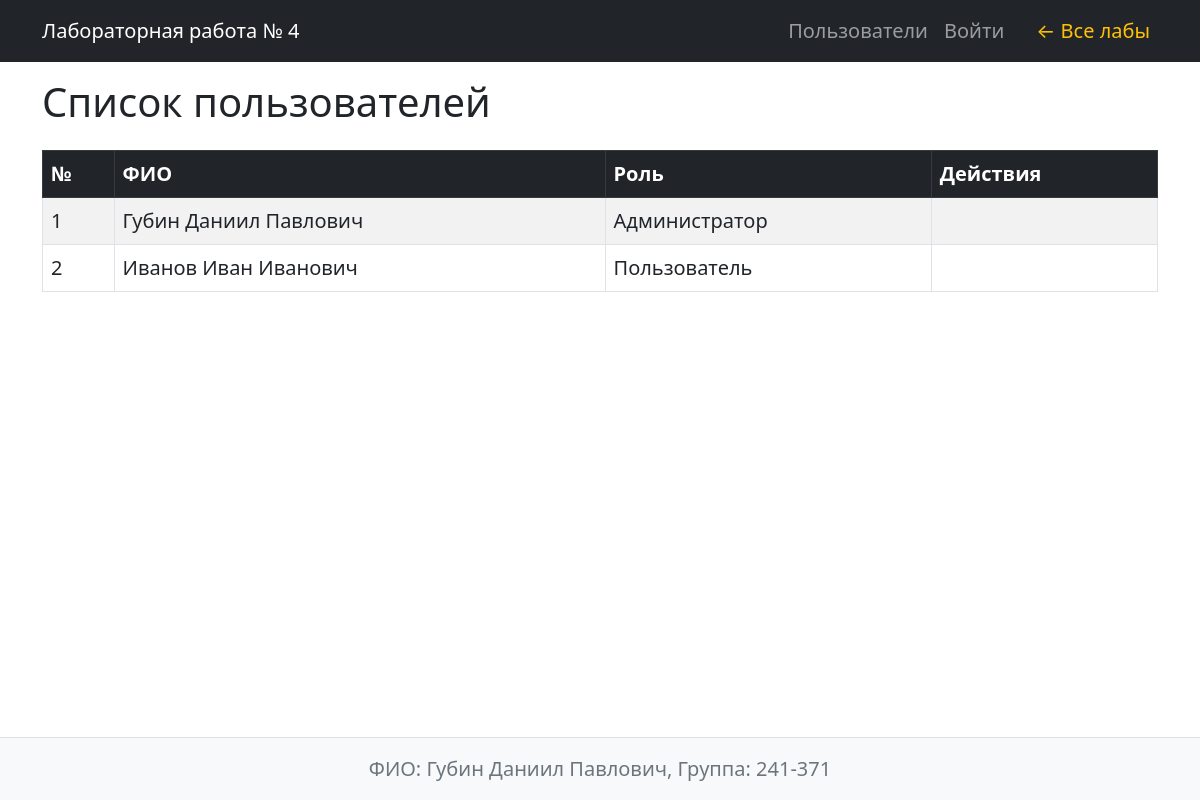
Screenshot of /lab4/ with the database file from the repository.
### models.py (models this page shows, shortened)
class User(UserMixin, db.Model):
    __tablename__ = 'users'
    id = db.Column(db.Integer, primary_key=True)
    login = db.Column(db.String(100), unique=True, nullable=False)
    password_hash = db.Column(db.String(256), nullable=False)
    surname = db.Column(db.String(100), nullable=True)
    first_name = db.Column(db.String(100), nullable=False)
    patronymic = db.Column(db.String(100), nullable=True)
    role_id = db.Column(db.Integer, db.ForeignKey('roles.id', ondelete='SET NULL'), nullable=True)
    created_at = db.Column(db.DateTime, default=datetime.utcnow, nullable=False)
    role = db.relationship('Role', back_populates='users')
    @property
    def full_name(self):
        parts = [self.surname, self.first_name, self.patronymic]
        return ' '.join(p for p in parts if p)

class Role(db.Model):
    __tablename__ = 'roles'
    id = db.Column(db.Integer, primary_key=True)
    name = db.Column(db.String(100), unique=True, nullable=False)
    description = db.Column(db.Text, nullable=True)
    users = db.relationship('User', back_populates='role')

### lab4.py (the view)
@lab4_bp.route('/')
def index():
    users = User.query.order_by(User.id).all()
    return render_template('lab4/index.html', users=users)

### lab4.py (called while the page is built)
@lab4_bp.context_processor
def lab4_context():
    def can_create_user():
        return user_has_right(current_user, CREATE_USER)
    def can_view_user(target):
        return user_has_right(current_user, VIEW_USER, target)
    def can_edit_user(target):
        return user_has_right(current_user, EDIT_USER, target)
    def can_delete_user(target):
        return user_has_right(current_user, DELETE_USER, target)
    def can_view_visit_log():
        return user_has_right(current_user, VIEW_VISIT_LOG)
    return {
        'can_create_user': can_create_user,
        'can_view_user': can_view_user,
        'can_edit_user': can_edit_user,
        'can_delete_user': can_delete_user,
        'can_view_visit_log': can_view_visit_log,
    }

### visit_logging.py (called while the page is built, shortened)
def register_visit_logging(app):
    @app.before_request
    def log_visit():
        if request.method != 'GET':
            return
        if request.path == '/favicon.ico':
            return
        if request.endpoint and request.endpoint.startswith('static'):
            return
        user_id = None
        visit = VisitLog(path=request.path[:100], user_id=user_id)
        try:
            db.session.add(visit)
            db.session.commit()
        except Exception:
            db.session.rollback()

### templates/lab4/index.html (shortened to what this page needs)
{% extends 'lab4/base.html' %}
{% block content %}
<h1 class="mb-4">Список пользователей</h1>
<div class="table-responsive">
    <table class="table table-striped table-bordered align-middle">
        <thead class="table-dark">
            <tr>
                <th>№</th>
                <th>ФИО</th>
                <th>Роль</th>
                <th>Действия</th>
            </tr>
        </thead>
        <tbody>
            {% for user in users %}
            <tr>
                <td>{{ loop.index }}</td>
                <td>{{ user.full_name or '—' }}</td>
                <td>{{ user.role.name if user.role else '—' }}</td>
                <td>
                </td>
            </tr>
            {% else %}
            <tr>
                <td colspan="4" class="text-center text-muted">Пользователи не найдены</td>
            </tr>
            {% endfor %}
        </tbody>
    </table>
</div>
{% endblock %}

### static/styles.css (style rules this page uses)
body { font-size: 1.25rem; }

### rows the page displays
User: surname+first_name+patronymic "Губин Даниил Павлович", role "Администратор"
User: surname+first_name+patronymic "Иванов Иван Иванович", role "Пользователь"
